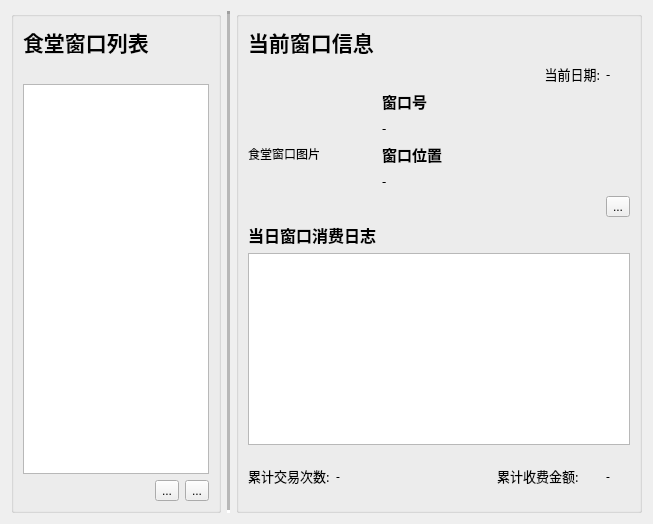
        <widget class="QWidget" name="page_canteen">
         <layout class="QHBoxLayout" name="horizontalLayout_6" stretch="1,0,2">
          <item>
           <widget class="QGroupBox" name="gbx_canteen_list">
            <property name="title">
             <string/>
            </property>
            <layout class="QGridLayout" name="gridLayout_4">
             <item row="3" column="1">
              <spacer name="horizontalSpacer_26">
               <property name="orientation">
                <enum>Qt::Horizontal</enum>
               </property>
               <property name="sizeHint" stdset="0">
                <size>
                 <width>65</width>
                 <height>20</height>
                </size>
               </property>
              </spacer>
             </item>
             <item row="2" column="0" colspan="4">
              <widget class="QTableView" name="tbv_win_list"/>
             </item>
             <item row="3" column="0">
              <spacer name="horizontalSpacer_5">
               <property name="orientation">
                <enum>Qt::Horizontal</enum>
               </property>
               <property name="sizeHint" stdset="0">
                <size>
                 <width>64</width>
                 <height>20</height>
                </size>
               </property>
              </spacer>
             </item>
             <item row="3" column="3">
              <widget class="myToolButton" name="btn_batch_op">
               <property name="text">
                <string>...</string>
               </property>
              </widget>
             </item>
             <item row="0" column="0" colspan="2">
              <widget class="QLabel" name="label">
               <property name="font">
                <font>
                 <family>微软雅黑</family>
                 <pointsize>16</pointsize>
                 <weight>75</weight>
                 <bold>true</bold>
                </font>
               </property>
               <property name="text">
                <string>食堂窗口列表</string>
               </property>
              </widget>
             </item>
             <item row="3" column="2">
              <widget class="myToolButton" name="btn_winInfo">
               <property name="text">
                <string>...</string>
               </property>
              </widget>
             </item>
             <item row="1" column="0" colspan="2">
              <widget class="QLabel" name="label_16">
               <property name="text">
                <string/>
               </property>
              </widget>
             </item>
            </layout>
           </widget>
          </item>
          <item>
           <widget class="Line" name="line_canteen">
            <property name="lineWidth">
             <number>3</number>
            </property>
            <property name="midLineWidth">
             <number>3</number>
            </property>
            <property name="orientation">
             <enum>Qt::Vertical</enum>
            </property>
           </widget>
          </item>
          <item>
           <widget class="QGroupBox" name="gbx_canteen_info">
            <property name="title">
             <string/>
            </property>
            <layout class="QGridLayout" name="gridLayout_6">
             <item row="7" column="0" colspan="2">
              <widget class="QLabel" name="label_2">
               <property name="font">
                <font>
                 <family>微软雅黑</family>
                 <pointsize>12</pointsize>
                 <weight>75</weight>
                 <bold>true</bold>
                </font>
               </property>
               <property name="text">
                <string>当日窗口消费日志</string>
               </property>
              </widget>
             </item>
             <item row="0" column="0" colspan="6">
              <widget class="QLabel" name="label_15">
               <property name="font">
                <font>
                 <family>微软雅黑</family>
                 <pointsize>16</pointsize>
                 <weight>75</weight>
                 <bold>true</bold>
                </font>
               </property>
               <property name="text">
                <string>当前窗口信息</string>
               </property>
              </widget>
             </item>
             <item row="6" column="4">
              <spacer name="horizontalSpacer_27">
               <property name="orientation">
                <enum>Qt::Horizontal</enum>
               </property>
               <property name="sizeHint" stdset="0">
                <size>
                 <width>40</width>
                 <height>20</height>
                </size>
               </property>
              </spacer>
             </item>
             <item row="3" column="2" colspan="3">
              <widget class="QLabel" name="lbl_win_number">
               <property name="font">
                <font>
                 <family>微软雅黑</family>
                 <pointsize>10</pointsize>
                </font>
               </property>
               <property name="text">
                <string>-</string>
               </property>
              </widget>
             </item>
             <item row="6" column="2">
              <spacer name="horizontalSpacer_29">
               <property name="orientation">
                <enum>Qt::Horizontal</enum>
               </property>
               <property name="sizeHint" stdset="0">
                <size>
                 <width>40</width>
                 <height>20</height>
                </size>
               </property>
              </spacer>
             </item>
             <item row="6" column="5">
              <widget class="myToolButton" name="btn_consumption">
               <property name="text">
                <string>...</string>
               </property>
              </widget>
             </item>
             <item row="2" column="0" rowspan="5" colspan="2">
              <widget class="QLabel" name="lbl_win_figure">
               <property name="text">
                <string>食堂窗口图片</string>
               </property>
              </widget>
             </item>
             <item row="2" column="2" colspan="2">
              <widget class="QLabel" name="label_11">
               <property name="font">
                <font>
                 <family>微软雅黑</family>
                 <pointsize>11</pointsize>
                 <weight>75</weight>
                 <bold>true</bold>
                </font>
               </property>
               <property name="text">
                <string>窗口号</string>
               </property>
              </widget>
             </item>
             <item row="5" column="2" colspan="3">
              <widget class="QLabel" name="lbl_win_location">
               <property name="font">
                <font>
                 <family>微软雅黑</family>
                 <pointsize>10</pointsize>
                </font>
               </property>
               <property name="text">
                <string>-</string>
               </property>
              </widget>
             </item>
             <item row="9" column="0">
              <widget class="QLabel" name="label_6">
               <property name="minimumSize">
                <size>
                 <width>0</width>
                 <height>50</height>
                </size>
               </property>
               <property name="font">
                <font>
                 <family>微软雅黑</family>
                 <pointsize>10</pointsize>
                 <weight>50</weight>
                 <bold>false</bold>
                </font>
               </property>
               <property name="text">
                <string>累计交易次数:</string>
               </property>
              </widget>
             </item>
             <item row="9" column="1">
              <widget class="QLabel" name="lbl_total_times_transactions">
               <property name="font">
                <font>
                 <family>微软雅黑</family>
                </font>
               </property>
               <property name="text">
                <string>-</string>
               </property>
              </widget>
             </item>
             <item row="8" column="0" colspan="6">
              <widget class="QTableView" name="tbv_canteen_logs"/>
             </item>
             <item row="9" column="5">
              <widget class="QLabel" name="lbl_total_money">
               <property name="font">
                <font>
                 <family>微软雅黑</family>
                </font>
               </property>
               <property name="text">
                <string>-</string>
               </property>
              </widget>
             </item>
             <item row="4" column="2" colspan="2">
              <widget class="QLabel" name="label_13">
               <property name="font">
                <font>
                 <family>微软雅黑</family>
                 <pointsize>11</pointsize>
                 <weight>75</weight>
                 <bold>true</bold>
                </font>
               </property>
               <property name="text">
                <string>窗口位置</string>
               </property>
              </widget>
             </item>
             <item row="9" column="2">
              <spacer name="horizontalSpacer_28">
               <property name="orientation">
                <enum>Qt::Horizontal</enum>
               </property>
               <property name="sizeHint" stdset="0">
                <size>
                 <width>40</width>
                 <height>20</height>
                </size>
               </property>
              </spacer>
             </item>
             <item row="9" column="4">
              <widget class="QLabel" name="label_8">
               <property name="font">
                <font>
                 <family>微软雅黑</family>
                 <pointsize>10</pointsize>
                 <weight>50</weight>
                 <bold>false</bold>
                </font>
               </property>
               <property name="text">
                <string>累计收费金额:</string>
               </property>
              </widget>
             </item>
             <item row="1" column="5">
              <widget class="QLabel" name="lbl_win_curDateTime">
               <property name="font">
                <font>
                 <family>微软雅黑</family>
                 <pointsize>10</pointsize>
                </font>
               </property>
               <property name="text">
                <string>-</string>
               </property>
              </widget>
             </item>
             <item row="1" column="4">
              <widget class="QLabel" name="label_18">
               <property name="font">
                <font>
                 <family>微软雅黑</family>
                 <pointsize>10</pointsize>
                </font>
               </property>
               <property name="text">
                <string>当前日期:</string>
               </property>
               <property name="alignment">
                <set>Qt::AlignRight|Qt::AlignTrailing|Qt::AlignVCenter</set>
               </property>
              </widget>
             </item>
            </layout>
           </widget>
          </item>
         </layout>
        </widget>
